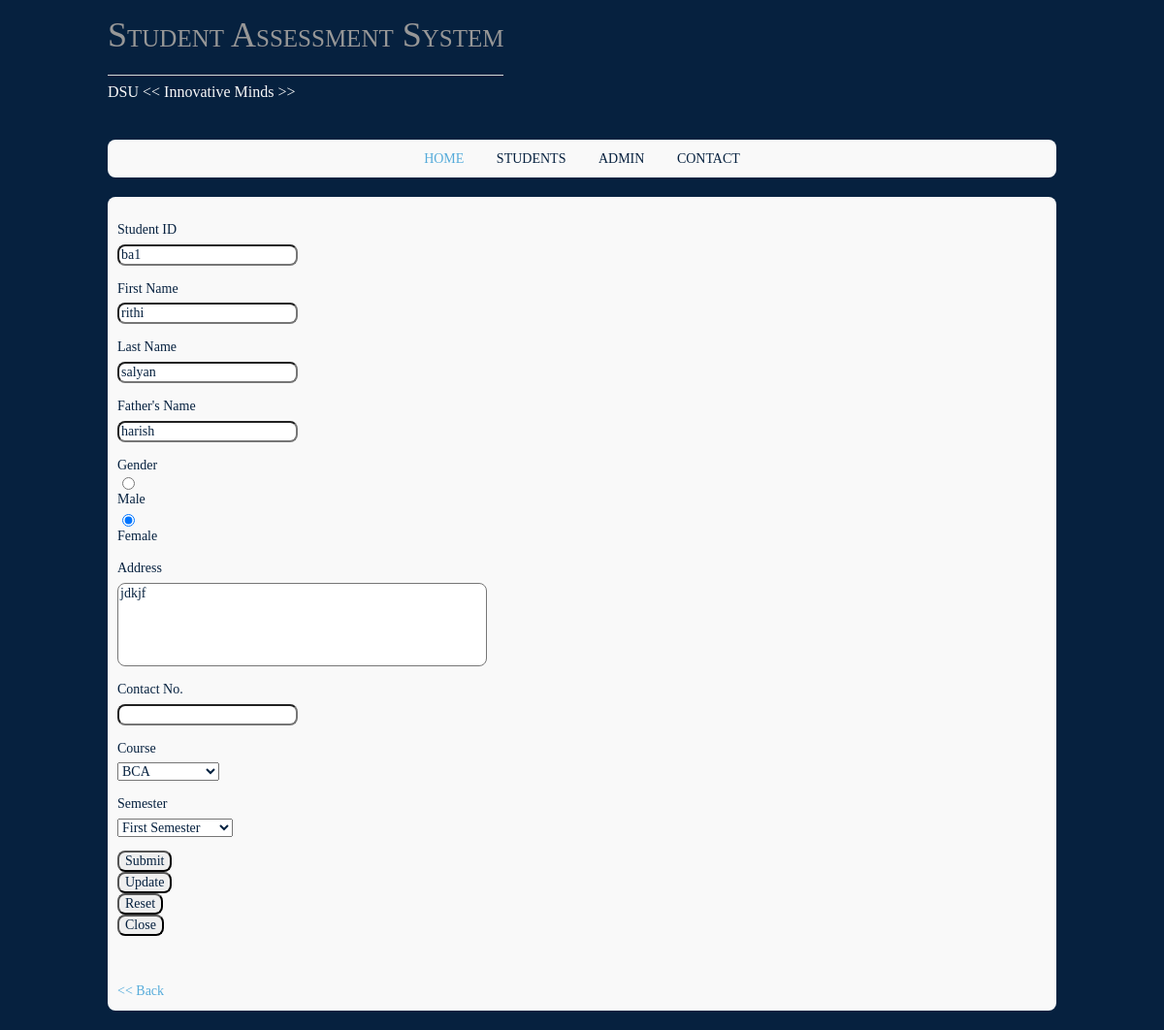
/studentins.php?slid=ba1&view=studentdetails (signed in), run on the app's committed database.
### tables this page shows
CREATE TABLE IF NOT EXISTS `studentdetails` (
  `studid` varchar(25) NOT NULL,
  `studfname` varchar(20) NOT NULL,
  `studlname` varchar(20) NOT NULL,
  `fathername` varchar(25) NOT NULL,
  `gender` varchar(20) NOT NULL,
  `address` varchar(100) NOT NULL,
  `contactno` varchar(20) NOT NULL,
  `courseid` bigint(4) NOT NULL,
  `semester` varchar(20) NOT NULL,
  `dob` date NOT NULL,
  PRIMARY KEY (`studid`),
  KEY `courseid` (`courseid`)
);

### studentins.php (the view, shortened to what this page needs)
<?php
include("validation.php");
include("header.php");
if($_GET["view"] == "studentdetails")
{
$result = mysql_query("SELECT * FROM studentdetails where studid='$_GET[slid]'");
 while($row1 = mysql_fetch_array($result))
  {
	$totid = $row1["studid"];
	$studfname = $row1["studfname"];
	$studlname = $row1["studlname"];
	$fathername = $row1["fathername"];
	$address = $row1["address"];
	$contactno = $row1["contactno"];
	$courseid  = $row1["courseid"];
	$semester  = $row1["semester"];
	$gender= $row1["gender"];
	}
}
$result1 = mysql_query("SELECT * FROM course");
?>
<form name="form1" method="post" action="" id="formID">
  <p>
    <label for="textfield">Student ID</label>
    <input type="text" name="studid" id="textid" class="validate[required] text-input" value="<?php echo $totid; ?>">
  </p>
  <p>
    <label for="textfield2">First Name</label>
    <input type="text" name="studfname" id="textfname" class="validate[required,custom[onlyLetterSp]] text-input" value="<?php echo $studfname; ?>">
  </p>
  <p>
    <label for="textfield3">Last Name</label>
    <input type="text" name="studlname" id="textlname" class="validate[required,custom[onlyLetterSp]] text-input" value="<?php echo $studlname; ?>">
  </p>
  <p>
    <label for="textfield5">Father's Name</label>
    <input type="text" name="fname" id="textfield5" class="validate[required,custom[onlyLetterSp]] text-input" value="<?php echo $fathername; ?>" >
  </p>
  <p>Gender
    <input type="radio" name="gender" id="radio" value="Male" <?php
  if($gender == "Male")
  {
	  echo "checked";
  }
  ?> class="validate[required] radio" >
    <label for="radio">Male</label>
    <input type="radio" name="gender" id="radio2" value="Female"  <?php if($gender == "Female")
  {
	  echo "checked";
  }?> class="validate[required] radio" >
    <label for="radio2">Female</label>
  </p>
  <p>
    <label for="textarea">Address</label>
    <textarea name="address" id="textarea" class="validate[required]"  cols="45" rows="5"><?php echo $address; ?></textarea>
  </p>
  <p>
    <label for="textfield6">Contact No. </label>
    <input type="text" name="contact" id="textfield6" class="validate[required,custom[phone]] value="<?php echo $contactno; ?>">
  </p>
  <p>
    <label for="textfield7">Course </label>
    <select name="course" value="<?php echo $courseid; ?>">
      <?php
	  while($row1 = mysql_fetch_array($result1))
  {
	  if($courseid  == $row1[courseid])
	  {
		  $selvar = "selected";
	  }
  echo "<option value='$row1[courseid]' ". $selvar . ">$row1[coursekey]</option>";
  $selvar ="";
  }
  ?>
    </select>
  </p>
  <p>
    <label for="textfield8">Semester</label>
    <select name="semester" id="select" value="<?php echo $semester; ?>">
      <option value="1">First Semester</option>
    </select>
  </p>
  <p>
    <input type="submit" name="button" id="button" value="Submit">
     <input type="submit" name="button2" id="button2" value="Update" />
    <input type="reset" id="button2" value="Reset">
    <form id="myform">
  <input type="button" value="Close" name="B1" onClick="parent.emailwindow.hide()" /></p>
</form>
<p>&nbsp;</p>
<a href='student.php'><< Back </a>
<?php
include("adminmenu.php");
?>

### css/template.css (style rules this page uses)
body { background: #ececec; }

### layoutx/styles/layout.css (style rules this page uses)
.rounded, input, button, textarea, #header input, #footer input, #slide-wrapper figcaption, .avatar, #comments li, .faico a, #twitter, .pagination a, .pagination strong { border-radius:8px; }
body { color:#F9F9F9; background-color:#06213F; }
a { color:#55ABDA; }

### layoutx/styles/framework.css (style rules this page uses)
html { overflow-y:scroll; }
body { margin:0; padding:0; font-size:14px; line-height:1.4em; }
a { outline:none; text-decoration:none; }
body, h1, h2, h3, h4, h5, h6, .heading { font-family:Georgia, "Times New Roman", Times, serif; }
form, fieldset, legend { margin:0; padding:0; border:none; }
label, input, textarea, select { display:block; resize:none; outline:none; color:inherit; font-size:inherit; font-family:inherit; box-sizing:border-box; }
label { margin-bottom:5px; }

### data on the page
studentdetails: studid "ba1", studfname "rithi", studlname "salyan", fname "harish", gender "☐ Male", gender "☑ Female", address "jdkjf", semester "First Semester"

### other printed values
form field course "BCA"
